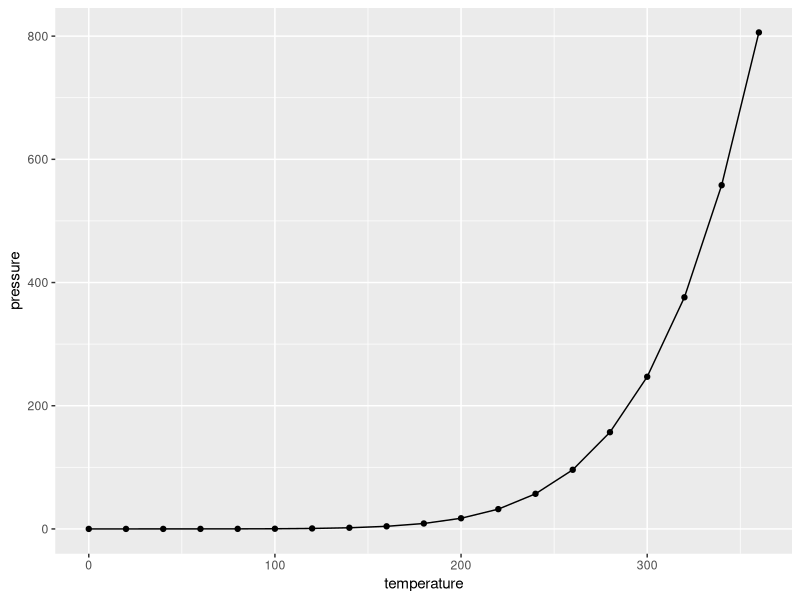
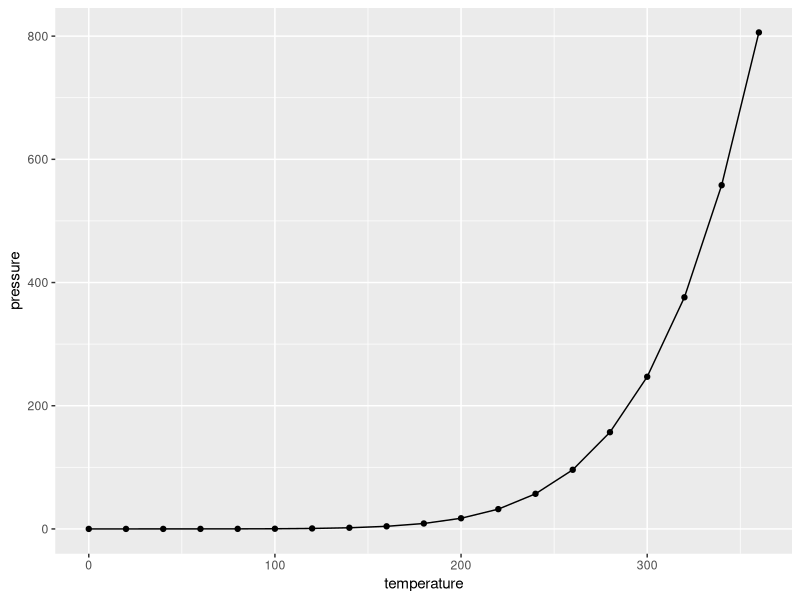
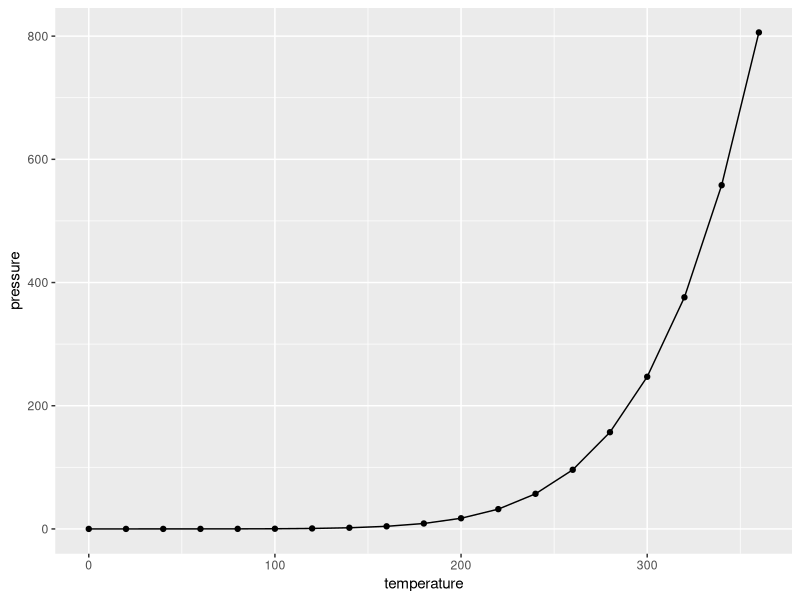

Generate these figures, in order, with R:
## ---- chunk 1
knitr::opts_chunk$set(echo = TRUE)
## ---- chunk 2
data("pressure") # a dataset built into R
head(pressure)
## ---- chunk 3
head(pressure)
## ---- chunk 4
library(ggplot2)
  ## aes() defines aesthics (e.g. the location, color, and shape of layers on the grid)
  ## each geom adds a layer
ggplot(data = pressure, aes(x = temperature, y = pressure)) +
  geom_point() + 
  geom_line()

## ---- chunk 5
ggplot(data = pressure, aes(x = temperature, y = pressure)) + 
  geom_point() + 
  geom_line()
## ---- chunk 6
ggplot(data = pressure, aes(x = temperature, y = pressure)) + 
  geom_point() + 
  geom_line()
